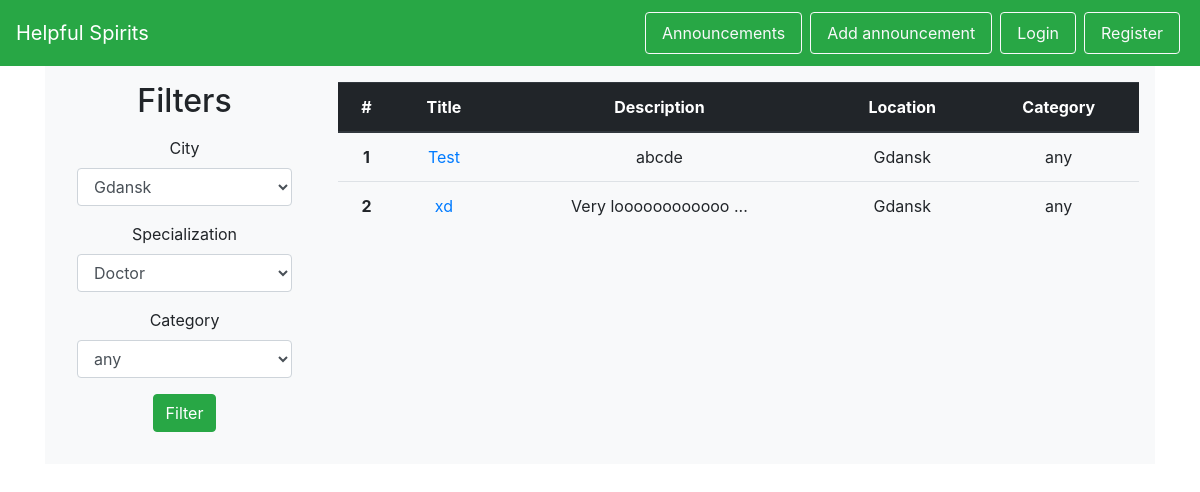
Page /posters on the earlier database version.
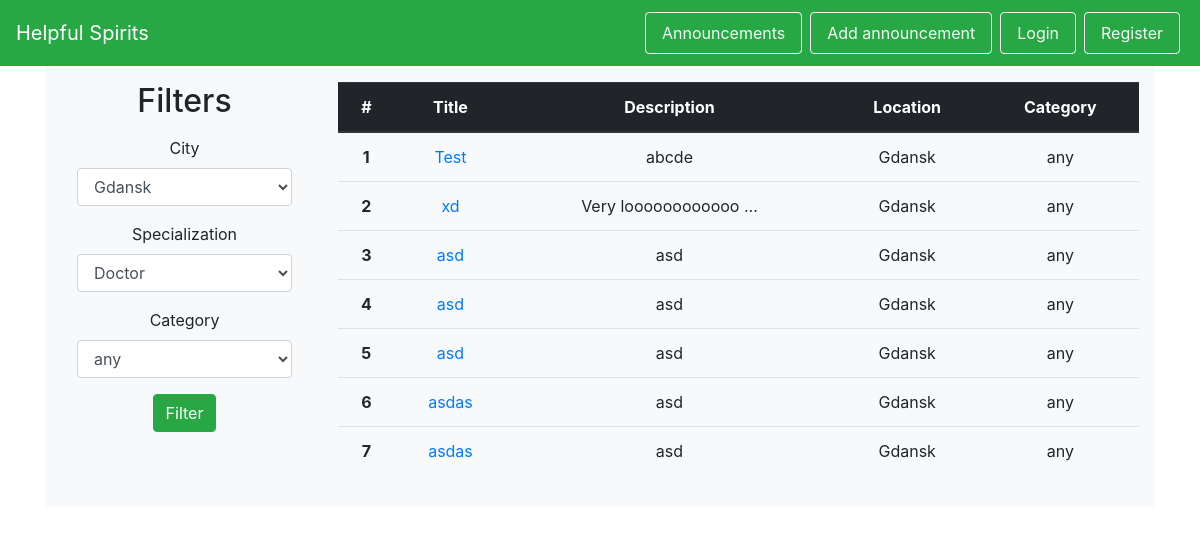
Same page on the later database version.
### helpful_spirits/models.py (models this page shows, shortened)
class Poster(db.Model):
    id = db.Column(db.Integer, primary_key=True)
    add_date = db.Column(db.Date, nullable=False)
    start_date = db.Column(db.Date, nullable=False)
    end_date = db.Column(db.Date)
    is_active = db.Column(db.Boolean, nullable=False)
    title = db.Column(db.String(100), nullable=False)
    description = db.Column(db.String(1000), nullable=False)
    location_id = db.Column(db.Integer, db.ForeignKey('location.id'), nullable=False)
    victim_id = db.Column(db.Integer, db.ForeignKey('victim.id'), nullable=False)
    category_id = db.Column(db.Integer, db.ForeignKey('category.id'), nullable=False)
    @staticmethod
    def get_all_active():
        return Poster.query.filter_by(is_active=True).filter(Poster.end_date >= date.today()).all()

class City(db.Model):
    id = db.Column(db.Integer, primary_key=True)
    id = db.Column(db.Integer, primary_key=True)
    name = db.Column(db.String(50), nullable=False, unique=True)
    volunteers = db.relationship('Volunteer', backref='city')
    locations = db.relationship('Location', backref='city')

class Category(db.Model):
    id = db.Column(db.Integer, primary_key=True)
    name = db.Column(db.String(50), nullable=False)
    danger_level = db.Column(db.Integer, nullable=False)
    posters = db.relationship('Poster', backref='category')

### helpful_spirits/views.py (the view)
@app.route('/posters', methods=['GET', 'POST'])
def posters():
    form = FilterSearch()
    if form.validate_on_submit():
        specific_posters = Poster.get_specific(category=form.category_name.data, city=form.city.data,
                                               specialization=None)
        iterator_ = zip(specific_posters, range(len(specific_posters)))
        return render_template('posters.html', posters=iterator_, form=form)
    else:
        all_active_posters = Poster.get_all_active()
        iterator_ = zip(all_active_posters, range(len(all_active_posters)))
        return render_template('posters.html', posters=iterator_, form=form)

### helpful_spirits/forms.py
class FilterSearch(Form):
    city_choices = [(city.name, city.name) for city in City.get_all()]
    category_choices = [(category.name, category.name) for category in Category.get_all()]
    specialisation_choices = [(specialisation.name, specialisation.name) for specialisation in Specialisation.get_all()]
    city = SelectField('City', choices=city_choices, validators=[DataRequired()])
    specialisation = SelectField('Specialization', choices=specialisation_choices)
    category_name = SelectField('Category', choices=category_choices, validators=[DataRequired()])

### helpful_spirits/templates/posters.html (shortened to what this page needs)
{% extends 'base.html' %}
{% from "includes/_forms.html" import render_field %}
{% block body %}
<div id="wrapper-divPC" style="background-color: #f8f9fa;">
    <div class="row py-3 px-3">
        <div class="col-md-3 col-xs-12 text-center">
            <h2>Filters</h2>
            <p>
                <form id="register-form" method="POST" action="/posters">
                    <div class="form-group mx-3">
                        {{ render_field(form.city, class_="form-control") }}
                    </div>
                    <div class="form-group mx-3">
                        {{ render_field(form.specialisation, class_="form-control") }}
                    </div>
                    <div class="form-group mx-3">
                        {{ render_field(form.category_name, class_="form-control") }}
                    </div>
                    <p><input type="submit" class="btn btn-success mx-3" value="Filter"></p>
                </form>
            </p>
        </div>
        <div class="col-md-9 col-xs-12">
            <div id="posters">
                <table class="table text-center">
                    <thead class="thead-dark">
                        <tr>
                            <th scope="col">#</th>
                            <th scope="col">Title</th>
                            <th scope="col">Description</th>
                            <th scope="col">Location</th>
                            <th scope="col">Category</th>
                        </tr>
                    </thead>
                    <tbody>
                        {% for poster, index in posters %}
                        <tr>
                            <th scope="row">{{ index + 1 }}</th>
                            <td><a href="/posters/{{ poster.id }}"> {{ poster.title }}</a></td>
                            <td>{{ poster.description[0:18] }}{% if poster.description[18]!=nil %}
                                ...{% endif %}</td>
                            <td>{{ poster.location.city.name }}</td>
                            <td>{{ poster.category.name }}</td>
                        </tr>
                        {% endfor %}
                    </tbody>
                </table>
            </div>
        </div>
    </div>
    </div>
</div>
{% endblock %}

### helpful_spirits/templates/base.html (shortened to what this page needs)
<!DOCTYPE html>
<html lang="en">
<head>
    <link rel="stylesheet" href="https://stackpath.bootstrapcdn.com/bootstrap/4.1.3/css/bootstrap.min.css">
</head>
<body>
    {% include 'includes/_navbar.html' %}
    <div class="container">
    {% block body %}
    {% endblock %}
</body>
</html>

### helpful_spirits/templates/includes/_forms.html (shortened to what this page needs)
{% macro render_field(field) %}
  {{ field.label }}
  {{ field(**kwargs)|safe }}
{% endmacro %}

### helpful_spirits/templates/includes/_navbar.html (shortened to what this page needs)
<nav class="navbar navbar-dark bg-success sticky-top">
    <a class="navbar-brand" href="/">Helpful Spirits</a>
    <ul class="nav list-inline">
        {% if not current_user.is_authenticated %}
        <li class="nav-item">
            <a class="nav-link btn btn-outline-light mx-1 my-1" href="/posters">Announcements</a>
        </li>
        <li class="nav-item">
            <a class="nav-link btn btn-outline-light mx-1 my-1" href="/login">Add announcement</a>
        </li>
        <li class="nav-item">
            <a class="nav-link btn btn-outline-light mx-1 my-1" href="/login">Login</a>
        </li>
        <li class="nav-item">
            <a class="nav-link btn btn-outline-light mx-1 my-1" href="/register">Register</a>
        </li>
        {% endif %}
    </ul>
</nav>

Differences in the rows shown:
added Poster: index "3", title "asd", description "asd", location.city.name "Gdansk", category.name "any"
added Poster: index+1 "4", title "asd", description "asd", location.city.name "Gdansk", category.name "any"
added Poster: index "5", title "asd", description "asd", location.city.name "Gdansk", category.name "any"
added Poster: index "6", title "asdas", description "asd", location.city.name "Gdansk", category.name "any"
added Poster: index "7", title "asdas", description "asd", location.city.name "Gdansk", category.name "any"
